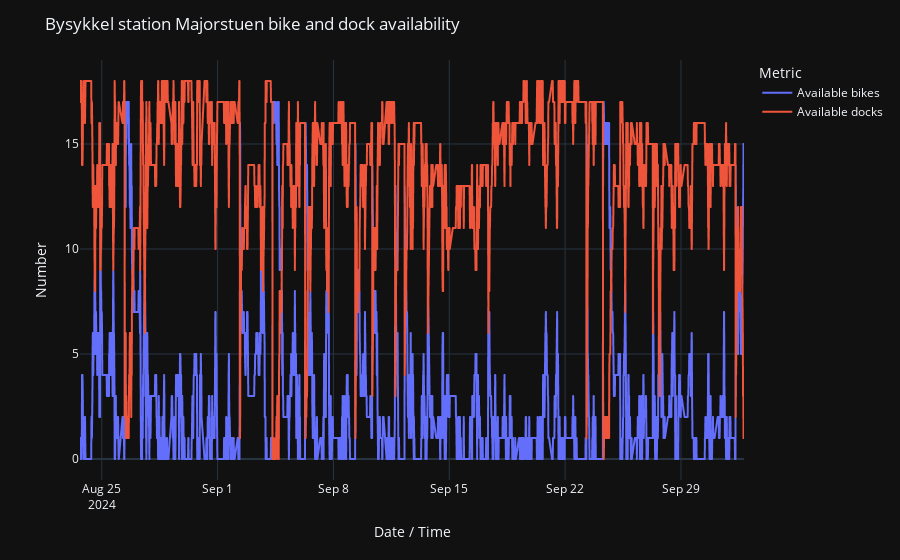

The code cell stored with this chart in its notebook:
### Markdown cell above
## Graph a random station

### Code cell
# let's pick a random station and graph its available bikes and docks
import numpy as np
import plotly.io as pio
pio.templates.default = "plotly_dark"
import plotly.express as px
import plotly.offline as py

random_station_id = stations['station_id'][np.random.randint(len(stations))]
selected_station = stations[stations['station_id'] == random_station_id]
fig = px.line(
    selected_station, x='last_reported', y=['num_bikes_available', 'num_docks_available'],
)
station_name = selected_station['name'].iloc[0]
fig.update_layout(
    title='Bysykkel station ' + station_name + ' bike and dock availability',
    xaxis_title='Date / Time', yaxis_title='Number', 
    legend_title='Metric',
)
trace_names = {'num_bikes_available': 'Available bikes', 'num_docks_available': 'Available docks'} 
fig.for_each_trace(lambda t: t.update(
        name = trace_names[t.name],
        legendgroup = trace_names[t.name],
        hovertemplate = t.hovertemplate.replace(t.name, trace_names[t.name])
    )
)
fig

### Figure 1 — Plotly figure (JSON) as saved in the notebook; plotly's stock layout.template omitted (floating-point values rounded to 4 significant figures; data arrays with more than 128 entries replaced by an {"elided": "..."} marker saying what was removed)
{"data": [{"hovertemplate": "variable=Available bikes<br>last_reported=%{x}<br>value=%{y}<extra></extra>", "legendgroup": "Available bikes", "line": {"color": "#636efa", "dash": "solid"}, "marker": {"symbol": "circle"}, "mode": "lines", "name": "Available bikes", "showlegend": true, "type": "scattergl", "x": {"elided": "2388 str values"}, "xaxis": "x", "y": {"elided": "2388 int values"}, "yaxis": "y"}, {"hovertemplate": "variable=Available docks<br>last_reported=%{x}<br>value=%{y}<extra></extra>", "legendgroup": "Available docks", "line": {"color": "#EF553B", "dash": "solid"}, "marker": {"symbol": "circle"}, "mode": "lines", "name": "Available docks", "showlegend": true, "type": "scattergl", "x": {"elided": "2388 str values"}, "xaxis": "x", "y": {"elided": "2388 int values"}, "yaxis": "y"}], "layout": {"legend": {"title": {"text": "Metric"}, "tracegroupgap": 0}, "margin": {"t": 60}, "title": {"text": "Bysykkel station Majorstuen bike and dock availability"}, "xaxis": {"anchor": "y", "domain": [0, 1], "title": {"text": "Date / Time"}}, "yaxis": {"anchor": "x", "domain": [0, 1], "title": {"text": "Number"}}}}
